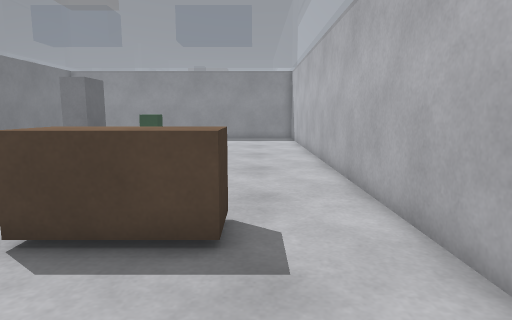
view 1 (above)

23 first-person views from a walk through a Gazebo world. The camera is 0.94 m above the floor, tilts 8° down and sees 75° across. Floor lines are 1 m apart. The floor is counted in squares, 0.5 m on a side. Each view is taken from the middle of a square. On the plan, view 1 faces up. The plan holds only what a view shows up to about 17 squares ahead; the rest is blank. The place goes on beyond the plan.

view 2
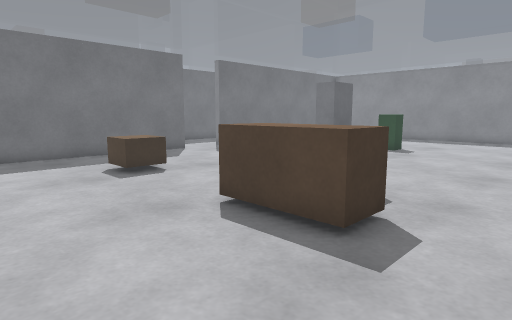

view 3
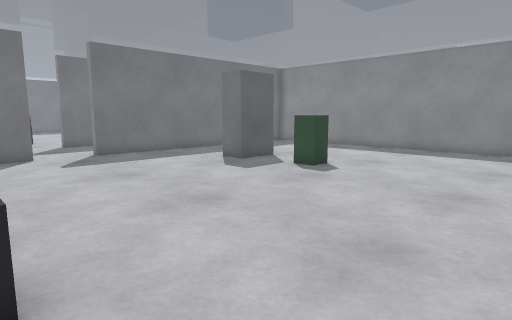

view 4
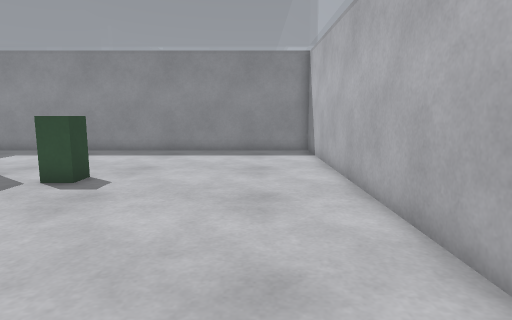

view 5
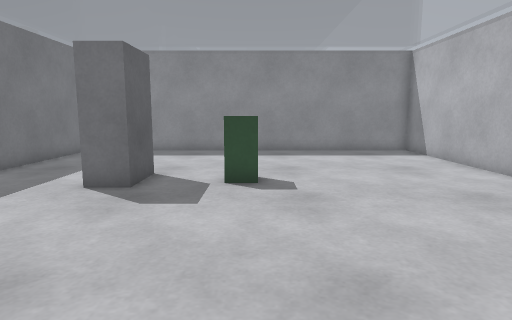

view 6
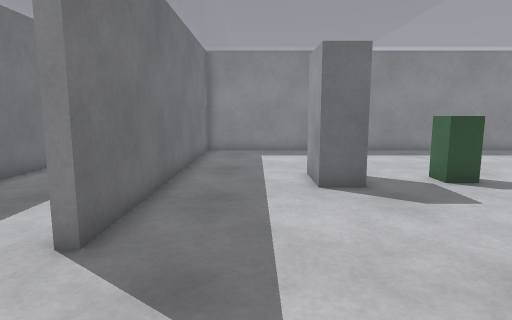

view 7
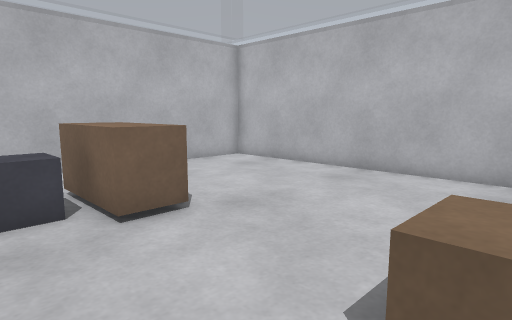

view 8
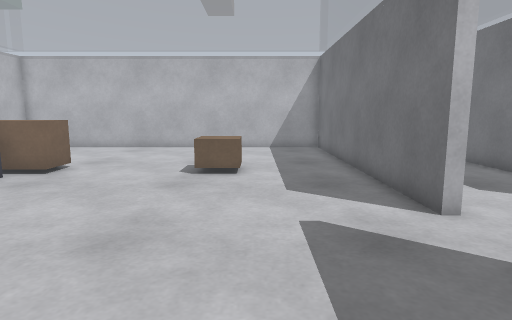

view 9
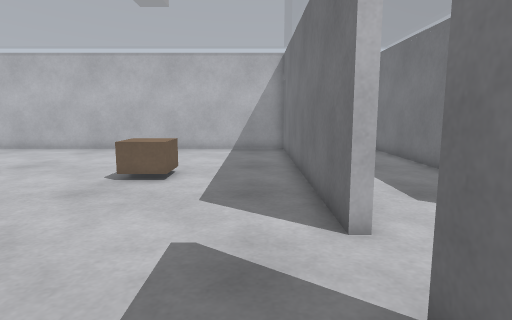

view 10
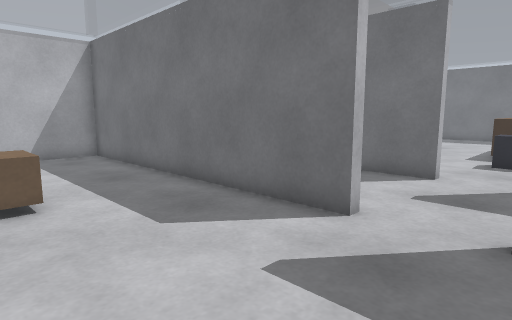

view 11
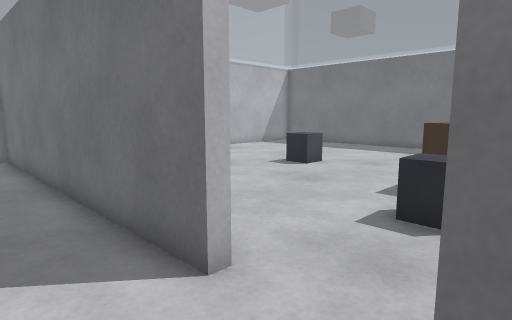

view 12
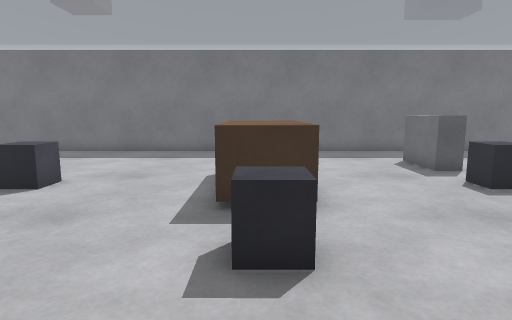

view 13
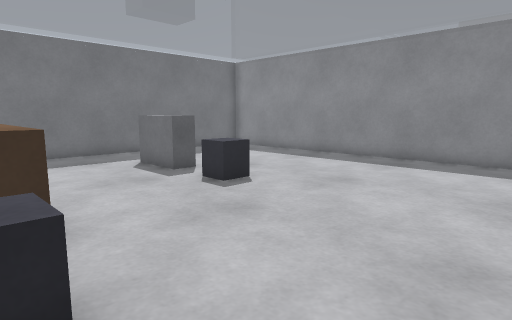

view 14
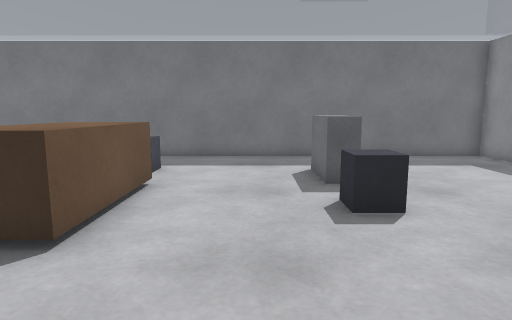

view 15
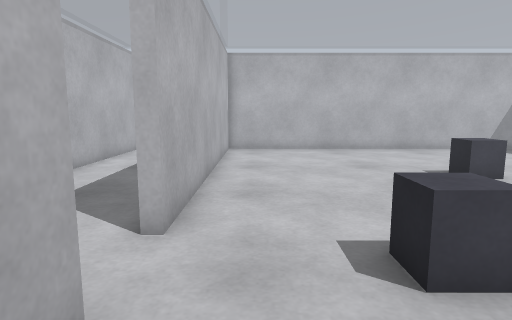

view 16
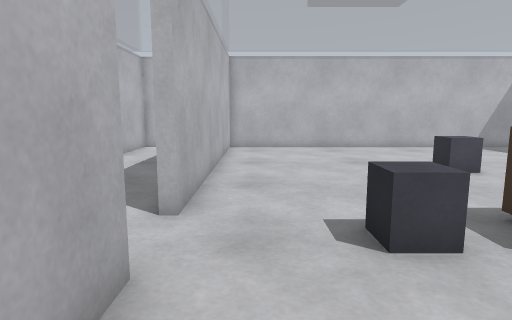

view 17
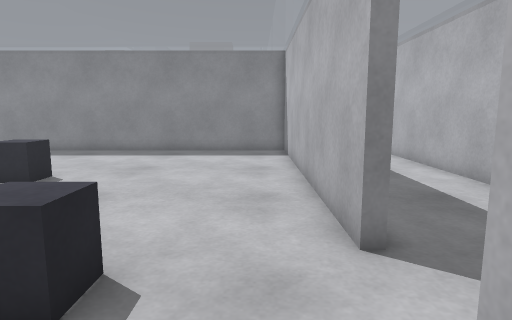

view 18
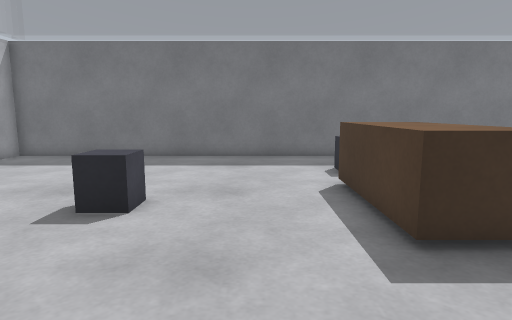

view 19
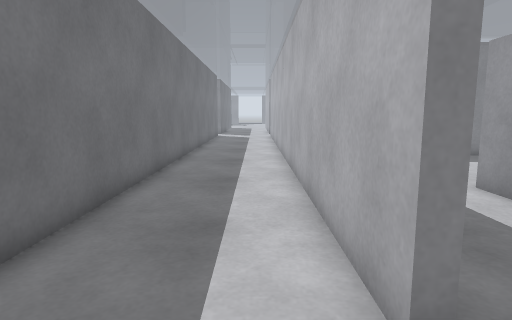

view 20
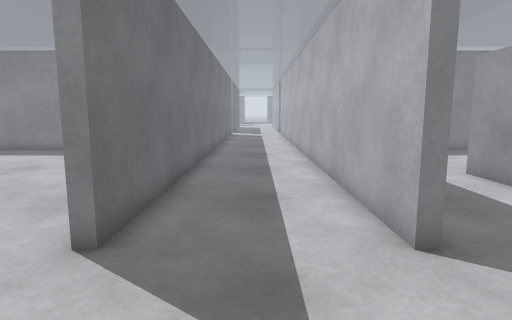

view 21
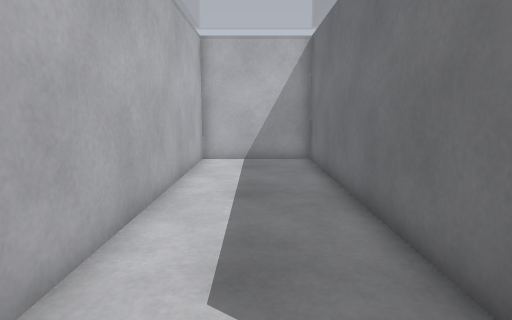

view 22
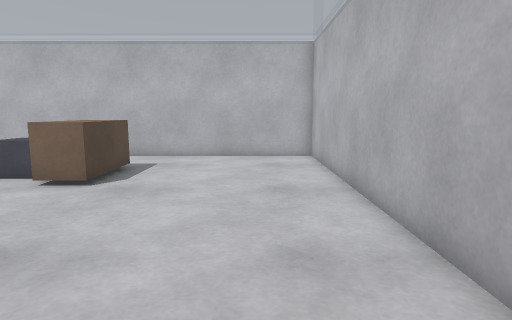

view 23
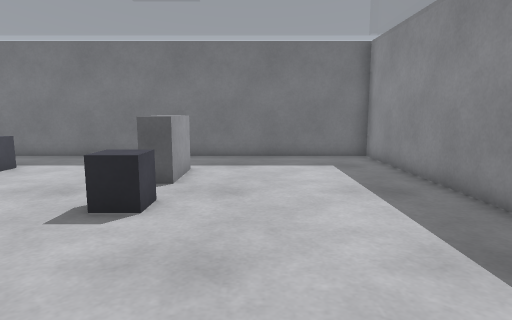

### Floor plan
Points are (right, up) in squares from view 1. A wall is a line through its corners. A room is listed if a view was taken in it or the views show most of it. See-through windows are left out.
Room 1 (views 1, 2, 3, 4, 5, 6, 7, 8, 9, 10, 22)
walls: (-13.4, 10) (-13.4, -2.5) (2.6, -2.5) (2.6, 24.9) (-13.4, 24.9) (-13.4, 12.4)
ways out: opening at (-13.5, 11.5) to room 2
objects: brown box (-9, 4) to (-8, 6); grey box (-9, 16) to (-8, 18); green box (-6, 17) to (-5, 18); brown box (-3, 4) to (0, 6); grey box (-3, 6) to (-1, 7)
Room 2 (views 11, 12, 13, 19, 20, 21)
walls: (-13.4, 12.4) (-13.8, 12.4) (-13.8, 26.5); (-13.9, 10) (-13.4, 10); (-18.6, 10) (-18.2, 10) (-18.2, -2.6) (-13.8, -2.6) (-13.8, 8.4); (-18.2, 26.5) (-18.2, 12.4) (-18.6, 12.4)
ways out: opening at (-13.5, 11.5) to room 1; opening at (-18.5, 11.5) to room 3
Room 3 (views 14, 15, 16, 17, 18, 23)
walls: (-18.6, 12.4) (-18.6, 24.9) (-34.6, 24.9) (-34.6, -2.5) (-33.5, -2.5); (-18.6, -2.1) (-18.6, 10)
ways out: opening at (-18.5, 11.5) to room 2
objects: grey box (-31, 11) to (-30, 12); grey box (-31, 17) to (-29, 18); brown box (-29, 10) to (-24, 12); grey box (-27, 5) to (-26, 6); grey box (-27, 17) to (-26, 18); grey box (-23, 11) to (-22, 12)

Where each view was taken, in squares from view 1:
view 1: 0 up, 0 right, facing up
view 2: 0 up, 2 right, facing up-left
view 3: 7 up, 2 right, facing up-left
view 4: 8 up, 0 right, facing up
view 5: 8 up, 5 left, facing up
view 6: 8 up, 11 left, facing up
view 7: 8 up, 9 left, facing down-right
view 8: 16 up, 10 left, facing down
view 9: 15 up, 12 left, facing down
view 10: 13 up, 8 left, facing down-left
view 11: 13 up, 16 left, facing down-left
view 12: 11 up, 18 left, facing left
view 13: 11 up, 19 left, facing up-left
view 14: 15 up, 20 left, facing left
view 15: 15 up, 20 left, facing down
view 16: 16 up, 20 left, facing down
view 17: 8 up, 20 left, facing up
view 18: 8 up, 20 left, facing left
view 19: 10 up, 15 left, facing up
view 20: 8 up, 16 left, facing up
view 21: 11 up, 16 left, facing down
view 22: 0 up, 12 left, facing right
view 23: 20 up, 20 left, facing left
